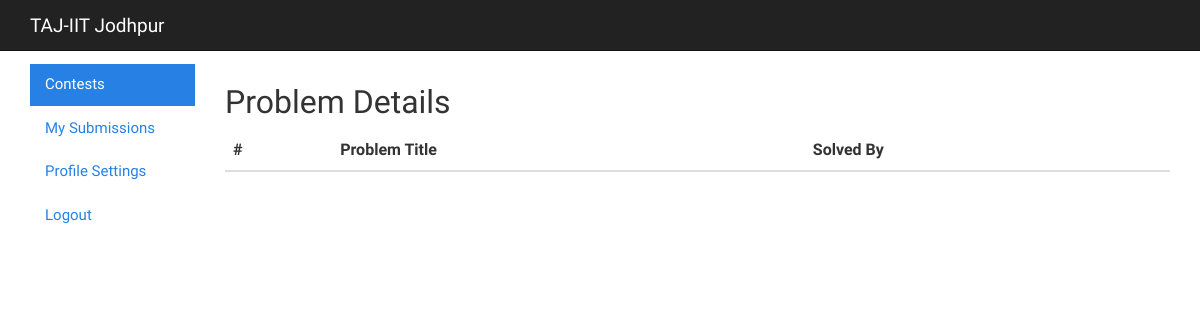
Page /judge/contest/1/ (signed in) on the earlier database version.
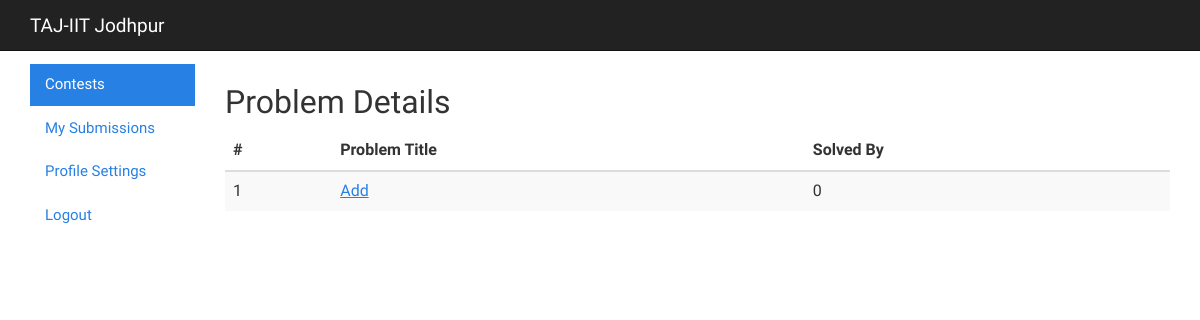
Same page on the later database version.
### apps/judge/models.py (models this page shows, shortened)
class Problem(models.Model):
    contest = models.ForeignKey(Contest)
    problemSetter = models.CharField(max_length=200)
    problemTitle = models.CharField(max_length=200)
    problemStatement = RichTextField(config_name='awesome_ckeditor')
    testInput = models.FileField(upload_to='testInput')
    testOutput = models.FileField(upload_to='testOutput')
    timeLimit = models.PositiveSmallIntegerField()
    languagesAllowed = models.CommaSeparatedIntegerField(max_length=200)
    inputFormat = RichTextField(config_name='awesome_ckeditor')
    outputFormat = RichTextField(config_name='awesome_ckeditor')
    constraints = RichTextField(config_name='awesome_ckeditor')
    sampleInput = RichTextField(config_name='awesome_ckeditor')
    sampleOutput = RichTextField(config_name='awesome_ckeditor')
    solvedBy = models.PositiveSmallIntegerField(default=0)
    tags = TaggableManager()

### apps/judge/views.py (the view)
# urls.py: url(r'^contest/(?P<contestId>\d+)/$', views.contest, name='index'),
@login_required
def contest(request, contestId):
    problem = Problem.objects.filter(contest_id=contestId)
    return render(request, 'users/contest.html', {'problem': problem})

### templates/users/contest.html
{% include "users/base.html" %}
<body>
    {% include "includes/navbar.html" %}
    <br><br><br>
    <div class="container-fluid">
    	<div class="row-fluid">
    		<div class="col-md-2">
				<ul class="nav nav-pills nav-stacked">
				  <li class="active"><a href="#">Contests</a></li>
                  <li><a href="/judge/submission">My Submissions</a></li>
				  <li><a href="#">Profile Settings</a></li>
				  <li><a href="/user/logout">Logout</a></li>
				</ul>
			</div>
			<div class="col-md-10">
    			<h2>Problem Details</h2>
    			<table class="table table-striped table-hover ">
            	    <thead>
            	      <tr>
            	        <th>#</th>
            	        <th>Problem Title</th>
            	        <th>Solved By</th>
            	      </tr>
            	    </thead>
            	    <tbody>
            	      {% for problems in problem %}
                      <tr>
                        <td>1</td>
                        <td><a href="../../{{problems.contest_id}}/problem/{{problems.id}}">{{problems.problemTitle}}</a></td>
                        <td>{{problems.solvedBy}}</td>
                      </tr>
                    {% endfor %}
            	    </tbody>
            	 </table>
    		</div>
    	</div>
    </div>

Differences in the rows shown:
added Problem: problemTitle "Add", solvedBy "0"
